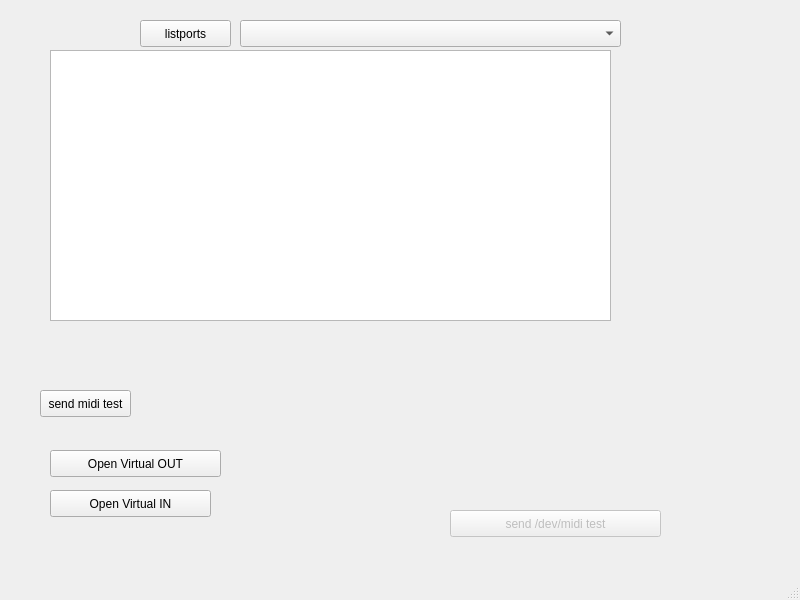
<?xml version="1.0" encoding="UTF-8"?>
<ui version="4.0">
 <class>MainWindow</class>
 <widget class="QMainWindow" name="MainWindow">
  <property name="geometry">
   <rect>
    <x>0</x>
    <y>0</y>
    <width>800</width>
    <height>600</height>
   </rect>
  </property>
  <property name="windowTitle">
   <string>MainWindow</string>
  </property>
  <widget class="QWidget" name="centralwidget">
   <widget class="QPushButton" name="pushButton">
    <property name="geometry">
     <rect>
      <x>40</x>
      <y>390</y>
      <width>91</width>
      <height>27</height>
     </rect>
    </property>
    <property name="text">
     <string>send midi test</string>
    </property>
   </widget>
   <widget class="QPushButton" name="pushButton_2">
    <property name="enabled">
     <bool>false</bool>
    </property>
    <property name="geometry">
     <rect>
      <x>450</x>
      <y>510</y>
      <width>211</width>
      <height>27</height>
     </rect>
    </property>
    <property name="text">
     <string>send /dev/midi test</string>
    </property>
   </widget>
   <widget class="QPushButton" name="listPortsBTN">
    <property name="geometry">
     <rect>
      <x>140</x>
      <y>20</y>
      <width>91</width>
      <height>27</height>
     </rect>
    </property>
    <property name="text">
     <string>listports</string>
    </property>
   </widget>
   <widget class="QComboBox" name="inoutcmb">
    <property name="geometry">
     <rect>
      <x>240</x>
      <y>20</y>
      <width>381</width>
      <height>27</height>
     </rect>
    </property>
   </widget>
   <widget class="QListWidget" name="messagesList">
    <property name="geometry">
     <rect>
      <x>50</x>
      <y>50</y>
      <width>561</width>
      <height>271</height>
     </rect>
    </property>
   </widget>
   <widget class="QPushButton" name="virtOutBTN">
    <property name="geometry">
     <rect>
      <x>50</x>
      <y>450</y>
      <width>171</width>
      <height>27</height>
     </rect>
    </property>
    <property name="text">
     <string>Open Virtual OUT</string>
    </property>
   </widget>
   <widget class="QPushButton" name="virtInBTN">
    <property name="geometry">
     <rect>
      <x>50</x>
      <y>490</y>
      <width>161</width>
      <height>27</height>
     </rect>
    </property>
    <property name="text">
     <string>Open Virtual IN</string>
    </property>
   </widget>
  </widget>
  <widget class="QMenuBar" name="menubar">
   <property name="geometry">
    <rect>
     <x>0</x>
     <y>0</y>
     <width>800</width>
     <height>24</height>
    </rect>
   </property>
  </widget>
  <widget class="QStatusBar" name="statusbar"/>
 </widget>
 <resources/>
 <connections/>
</ui>
